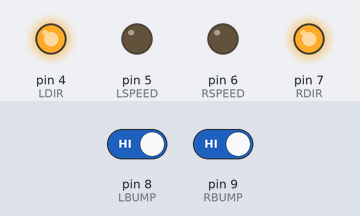
Simulated run of this sketch. Board: Arduino Uno, built with avr-gcc and run on an emulated ATmega328P. On the bench: output pins drawn as LEDs (lit = HIGH). The inputs (shaded band) are chosen by the test bench; at power-on: pin 8 (LBUMP) HIGH, pin 9 (RBUMP) HIGH. EEPROM starts erased; what the sketch prints to the serial monitor is not drawn.

Above: at 0.8 s.
0.9 s: pin 8 (LBUMP) driven LOW
At 1.5 s:
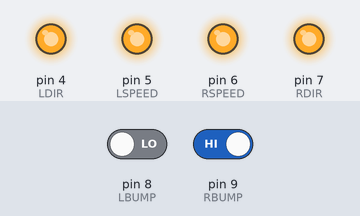
At 3.7 s:
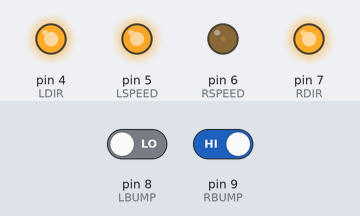
3.9 s: pin 9 (RBUMP) driven LOW
5.7 s: pin 8 (LBUMP) driven HIGH
At 6.4 s:
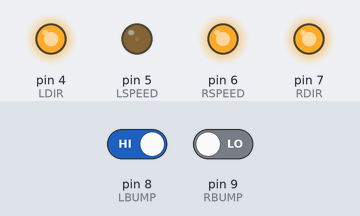
Timing chart, 0 to 17.8 s (numbered marks = the images above; inputs shaded):
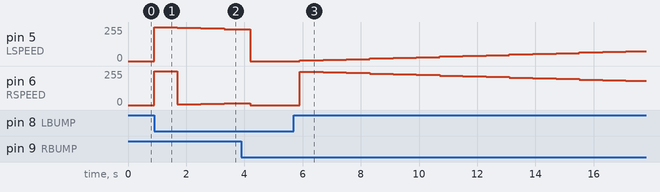

Measured:
- after the input at 0.9 s, pin 5 (LSPEED): 0/255 → 255/255 at once, → 250/255 0.80 s later, → 245/255 0.80 s later, → 240/255 0.80 s later; pin 6 (RSPEED): 0/255 → 255/255 at once, → 4/255 0.80 s later, → 9/255 0.80 s later, → 14/255 0.80 s later
- after the input at 5.7 s, pin 5 (LSPEED): moves from 0/255 to 75/255 over 11.2 s, starting after 0.21 s; pin 6 (RSPEED): 0/255 → 251/255 after 0.21 s, → 246/255 0.80 s later, → 241/255 0.80 s later, → 236/255 0.80 s later, … (15 changes in this stretch)

The sketch:

module7_task2.ino
```cpp
#include <EEPROM.h>
#define LBUMP 8
#define RBUMP 9
#define LSPEED 5
#define LDIR 4
#define RSPEED 6
#define RDIR 7
#define LENC 11
#define RENC 10


byte left_speed, right_speed;

void setup() {
  // put your setup code here, to run once:
  pinMode(LBUMP, INPUT);
  pinMode(RBUMP, INPUT);
  pinMode(LSPEED, OUTPUT);
  pinMode(LDIR, OUTPUT);
  pinMode(RSPEED, OUTPUT);
  pinMode(RDIR, OUTPUT);
  pinMode(RENC,INPUT);
  pinMode(LENC, INPUT);
  digitalWrite(LDIR, HIGH);
  digitalWrite(RDIR, HIGH);
  analogWrite(LSPEED, 0);
  analogWrite(RSPEED, 0);
  Serial.begin(9600);
  left_speed = EEPROM.read(0);
  right_speed = EEPROM.read(1);
  WaitButton();
}

void loop() {
  // put your main code here, to run repeatedly:
  Forward();
  AdjustSpeeds();
}

void Forward() {
  Serial.print("forward");
  digitalWrite(LDIR, HIGH);
  digitalWrite(RDIR, HIGH);
  analogWrite(LSPEED, left_speed);
  analogWrite(RSPEED, right_speed);
  delay(300);
}

void WaitButton() {
  while(1){
    if (digitalRead(LBUMP) == LOW || digitalRead(RBUMP) == LOW){
      return;
    }
  }
}

void AdjustSpeeds() {
  if (digitalRead(LBUMP) == LOW || digitalRead(RBUMP) == LOW) {
    delay(500);
    if (digitalRead(LBUMP) == LOW && digitalRead(RBUMP) == HIGH) {
      right_speed += 5;
      left_speed -= 5;
    }
    else if (digitalRead(LBUMP) == HIGH && digitalRead(RBUMP) == LOW) {
      right_speed -= 5;
      left_speed += 5;
    }
    if (digitalRead(LBUMP) == LOW && digitalRead(RBUMP) == LOW) {
      EEPROM.write(0, left_speed);
      EEPROM.write(1, right_speed);

      right_speed = left_speed = 0;
      delay(100);
    }
  }
}
```
